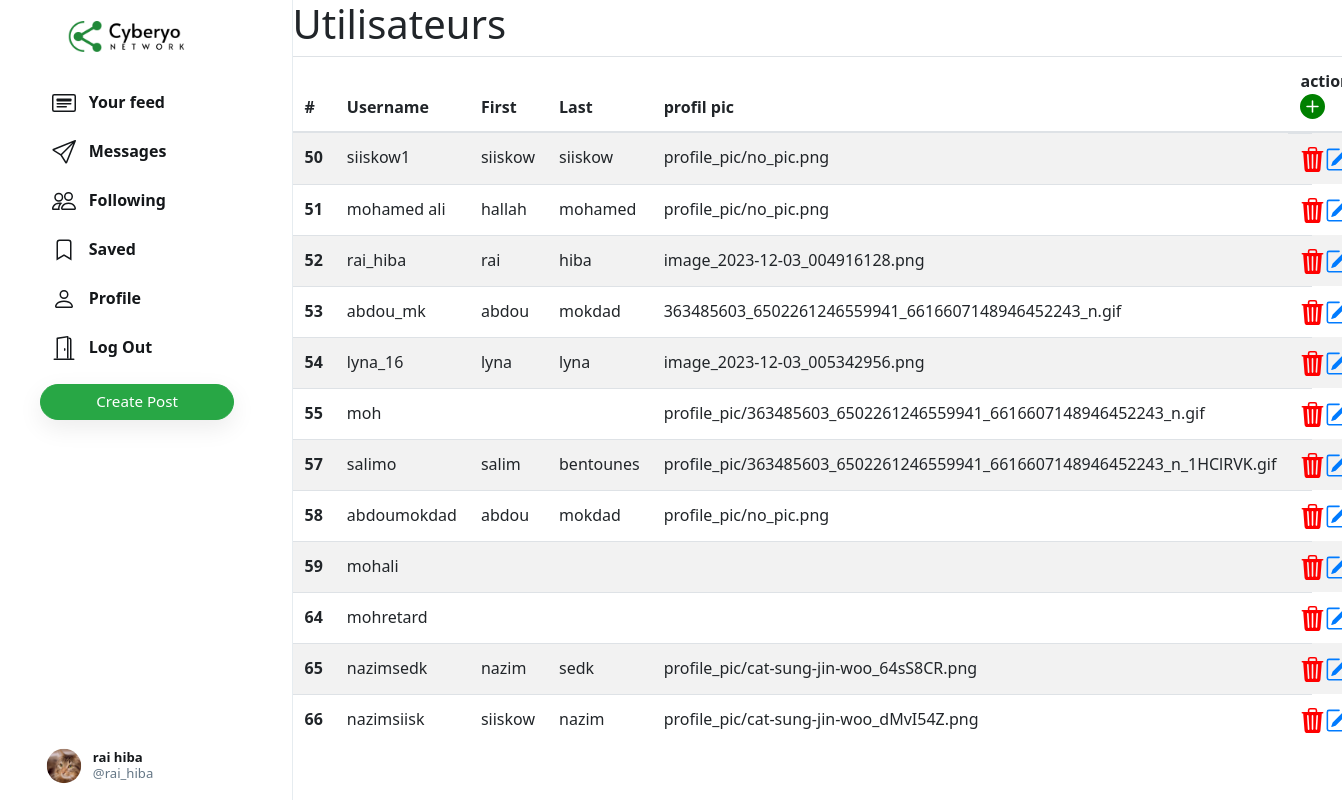
Page /n/admin/user (signed in) on the committed database.
### network/models.py (models this page shows, shortened)
class User(AbstractUser):
    profile_pic = models.ImageField(upload_to='profile_pic/')
    bio = models.TextField(max_length=160, blank=True, null=True)
    cover = models.ImageField(upload_to='covers/', blank=True)

### network/views.py (the view)
# urls.py: path("n/admin/user", views.admin_user, name="admin_user"),
def admin_user(request):
    users=User.objects.all()
    is_admin = request.user.groups.filter(name='administrateur').exists()
    contexe={
         'users':users,
        'is_admin':is_admin,
    }
    return render(request,"network/admin_panel/admin_user.html",contexe)

### network/templates/network/admin_panel/admin_user.html (shortened to what this page needs)
{% extends "network/layout.html" %}
{% load static %}
{% block body %}
<div class="main-div" style="width: 78.2%;">
  <h1>Utilisateurs</h1>
    <table class="table table-striped" >
        <thead>
          <tr>
            <th scope="col">#</th>
            <th scope="col">Username</th>
            <th scope="col">First</th>
            <th scope="col">Last</th>
            <th scope="col">profil pic</th>
            <th scope="col">action <a href="{% url 'add_user' %}">
              <svg xmlns="http://www.w3.org/2000/svg" width="25" height="25" fill="green" class="bi bi-plus-circle-fill" viewBox="0 0 16 16">
                <path d="M16 8A8 8 0 1 1 0 8a8 8 0 0 1 16 0M8.5 4.5a.5.5 0 0 0-1 0v3h-3a.5.5 0 0 0 0 1h3v3a.5.5 0 0 0 1 0v-3h3a.5.5 0 0 0 0-1h-3z"/>
              </svg>
            </a></th>
          </tr>
        </thead>
        <tbody>
          {% for user in users %}
          <tr>
            <th scope="row">{{user.id}}</th>
            <td>{{user.username}}</td>
            <td>{{user.first_name}}</td>
            <td>{{user.last_name}}</td>
            <td>{{user.profile_pic}}</td>
            <td class="d-flex justify-content-between align-items-center w-25 ">
              <a href="#" onclick="confirmDelete({{user.id}})"></a>
              <a href="edit/user/{{user.id}}"></a>
            </td>
          </tr>
          {% endfor %}
        </tbody>
      </table>
    </div>
{% endblock %}

### network/templates/network/layout.html (shortened to what this page needs)
{% load static %}
<!DOCTYPE html>
<html lang="en">
    <head>
        <link rel="stylesheet" href="https://stackpath.bootstrapcdn.com/bootstrap/4.4.1/css/bootstrap.min.css">
        <link href="{% static 'network/styles.css' %}" rel="stylesheet">
        <link rel="stylesheet" href="https://use.fontawesome.com/releases/v5.15.1/css/all.css">
    </head>
    <body>
        <div class="body" data-page="{{page}}">
            <div class="sidenav">
                <a href="{% url 'index' %}" class="navbar-brand">
                    <img src="{% static 'network/Images/logo.png' %}" height="31px">
                </a>
                <div style="height: 100%;">
                    <div>
                        <div>
                            <ul>
                                <li class="nav-item" id="all_posts">
                                <a href="{% url 'index' %}" class="nav-link">
                                    <div>
                                        &nbsp;&nbsp;Your feed
                                    </div>
                                </a>
                                </li>
                                {% if user.is_authenticated %}
                                    <li class="nav-item" id="messaging">
                                        <a href="{% url 'chatting' %}" class="nav-link">
                                            <div>
                                                &nbsp;&nbsp;Messages
                                            </div>
                                        </a>
                                    </li>
                                    <li class="nav-item" id="following">
                                        <a href="{% url 'following' %}" class="nav-link">
                                            <div>
                                                &nbsp;&nbsp;Following
                                            </div>
                                        </a>
                                    </li>
                                    <li class="nav-item" id="saved">
                                        <a href="{% url 'saved' %}" class="nav-link">
                                            <div>
                                                <svg width="1.5em" height="1.5em" viewBox="0 0 16 16" class="bi bi-bookmark" fill="currentColor" xmlns="http://www.w3.org/2000/svg">
                                                    <path fill-rule="evenodd" d="M8 12l5 3V3a2 2 0 0 0-2-2H5a2 2 0 0 0-2 2v12l5-3zm-4 1.234l4-2.4 4 2.4V3a1 1 0 0 0-1-1H5a1 1 0 0 0-1 1v10.234z"/>
                                                  </svg>
                                                &nbsp;&nbsp;Saved
                                            </div>
                                        </a>
                                    </li>
                                    <li class="nav-item" id="profile">
                                        <a href="{% url 'profile' user.username %}" class="nav-link">
                                            <div>
                                                &nbsp;&nbsp;Profile
                                            </div>
                                        </a>
                                    </li>
                                    <li class="nav-item" id="logout">
                                        <a href="{% url 'logout' %}" class="nav-link">
                                            <div>
                                                &nbsp;&nbsp;Log Out
                                            </div>
                                        </a>
                                    </li>
                                {% endif %}
                            </ul>
                        </div>
                        {% if user.is_authenticated %}
                            <button id="popup-btn" class="btn btn-success new-post-btn" onclick="createpost()">Create Post</button>
                        {% endif %}
                    </div>
                    <div style="position: absolute; bottom: 10px;">
                        {% if user.is_authenticated %}
                            <li class="nav-item sidenav-user">
                                <a href="{% url 'profile' user.username %}" class="nav-link">
                                    <div class="user_account">
                                        <div class="small-profilepic" style="float: left; background-image: url(/media/{{user.profile_pic}})"></div>
                                        <div style="height: 2.7vw; margin: auto;">
                                            <div style="margin-top: 4px;"><strong>{{user.first_name}} {{user.last_name}}</strong></div>
                                            <div class="grey" style="margin-top: 4px;">@{{ user.username }}</div>
                                        </div>
                                    </div>
                                </a>
                            </li>
                        {% endif %}
                    </div>
                </div>
            </div>
            {%block chat%}
            {% block body %}
            {% endblock %}
            </div>
            {% endblock %}
</body>
</html>

### network/static/network/styles.css (style rules this page uses)
.body { display: flex; min-height: 100%; font-family: system-ui, sans-serif; }
.btn { border-radius: 20px; padding: 0.32rem 1rem 0.375rem 1rem; }
.btn, .btn:focus, .btn:active { box-shadow: none !important; -webkit-box-shadow: none !important; }
.grey { color: #657786; }
svg { vertical-align: text-top; }
.sidenav { height: 100%; width: 21.8%; position: fixed; top: 0; left: 0; padding: 15px; list-style: none; border-right: .5px solid #e6ecf0; z-index: 100; padding-left: 3%; background-color: white; }
.sidenav ul { list-style: none; padding-left: 0px; margin-top: 3vh; }
.sidenav li { margin-top: 7px; }
.sidenav .nav-link { color: #14171a; line-height: .7em; font-weight: 700; padding: 0px; }
.sidenav .nav-link > div { padding: 10px 20px 8px 12px; border-radius: 25px; line-height: 0.9em; width: max-content; }
.new-post-btn { padding-left: 55px !important; padding-right: 55px !important; font-size: .95em; font-weight: 530; box-shadow: rgba(0, 0, 0, 0.08) 0px 8px 24px !important; }
.user_account { display: flex; font-size: .82rem; font-weight: normal; padding-top: 3px !important; padding-bottom: 3px !important; padding-left: 3px !important; }
.user_account .small-profilepic { transform: scale(.82); margin-left: auto; margin-top: auto; }
.main-div { position: relative; width: 47.25%; min-height: 100vh; left: 21.8%; }
.small-profilepic { width: 3.1vw; height: 3.1vw; border-radius: 9999px; overflow: hidden; margin-right: 8px; background-size: cover; background-repeat: no-repeat; background-position: center; box-sizing: content-box; }

### rows in the picture
User: profile_pic (picture), first_name "rai", last_name "hiba", username "rai_hiba", id "52", profile_pic "image_2023-12-03_004916128.png"
User: id "50", username "siiskow1", first_name "siiskow", last_name "siiskow", profile_pic "profile_pic/no_pic.png"
User: id "51", username "mohamed ali", first_name "hallah", last_name "mohamed", profile_pic "profile_pic/no_pic.png"
User: id "53", username "abdou_mk", first_name "abdou", last_name "mokdad", profile_pic "363485603_6502261246559941_6616607148946452243_n.gif"
User: id "54", username "lyna_16", first_name "lyna", last_name "lyna", profile_pic "image_2023-12-03_005342956.png"
User: id "55", username "moh", profile_pic "profile_pic/363485603_6502261246559941_6616607148946452243_n.gif"
User: id "57", username "salimo", first_name "salim", last_name "bentounes", profile_pic "profile_pic/363485603_6502261246559941_6616607148946452243_n_1HClRVK.gif"
User: id "58", username "abdoumokdad", first_name "abdou", last_name "mokdad", profile_pic "profile_pic/no_pic.png"
User: id "59", username "mohali"
User: id "64", username "mohretard"
User: id "65", username "nazimsedk", first_name "nazim", last_name "sedk", profile_pic "profile_pic/cat-sung-jin-woo_64sS8CR.png"
User: id "66", username "nazimsiisk", first_name "siiskow", last_name "nazim", profile_pic "profile_pic/cat-sung-jin-woo_dMvI54Z.png"
